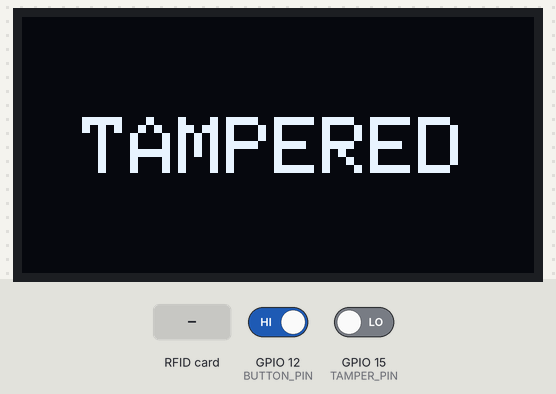
Simulated run of this sketch. Board: ESP32. Shown: 128×64 one-colour display. Inputs (shaded band) come from the test bench; at power-on: GPIO 12 (BUTTON_PIN) HIGH, GPIO 15 (TAMPER_PIN) LOW. What the sketch prints to the serial monitor is not drawn.

Above: at 1.3 s.
1.4 s: RFID card 5E 7A 19 C4 held to the reader
At 1.8 s:
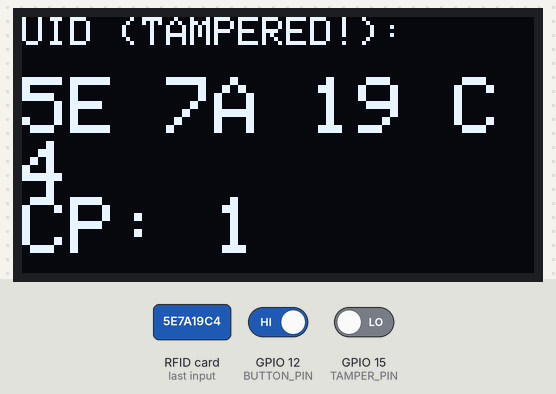
3.5 s: GPIO 12 (BUTTON_PIN) driven LOW and GPIO 15 (TAMPER_PIN) driven HIGH
At 4.3 s:
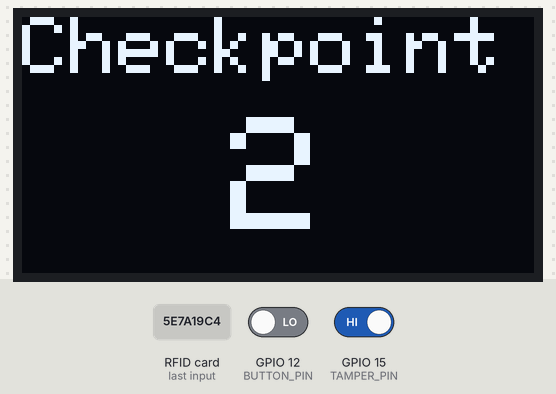
5.0 s: RFID card 5E 7A 19 C4 held to the reader
At 5.4 s:
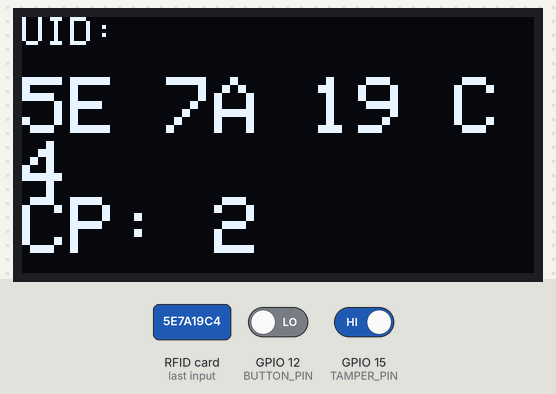
7.0 s: GPIO 15 (TAMPER_PIN) driven LOW
At 7.7 s:
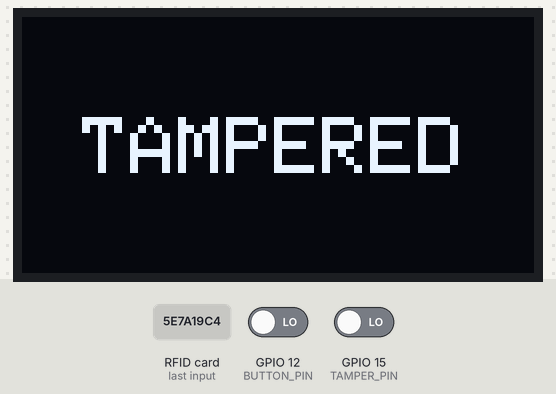
Timing chart, 0 to 9.5 s (numbered marks = the images above; inputs shaded):
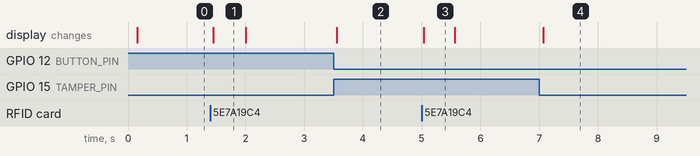

The sketch:

esp32_checkpoint.ino
```cpp
#include <SPI.h>
#include <MFRC522.h>
#include <Wire.h>
#include <Adafruit_GFX.h>
#include <Adafruit_SSD1306.h>

#define SS_PIN 5
#define RST_PIN 22

#define OLED_SDA 16
#define OLED_SCL 17

#define TAMPER_PIN 15
#define BUTTON_PIN 12
// Removed LED_PIN as requested

#define SCREEN_WIDTH 128
#define SCREEN_HEIGHT 64

MFRC522 rfid(SS_PIN, RST_PIN);
Adafruit_SSD1306 display(SCREEN_WIDTH, SCREEN_HEIGHT, &Wire, -1);

int checkpoint = 1;
bool lastButtonState = HIGH;

void showCheckpoint() {
  display.clearDisplay();
  display.setTextColor(SSD1306_WHITE);
  display.setTextSize(2);
  display.setCursor(0, 0);
  display.println("Checkpoint");
  display.setTextSize(4);
  display.setCursor(52, 25);
  display.println(checkpoint);
  display.display();
}

void setup() {
  Serial.begin(115200);

  pinMode(TAMPER_PIN, INPUT_PULLDOWN);
  pinMode(BUTTON_PIN, INPUT_PULLUP);

  SPI.begin();
  rfid.PCD_Init();

  Wire.begin(OLED_SDA, OLED_SCL);
  display.begin(SSD1306_SWITCHCAPVCC, 0x3C);

  showCheckpoint();
}

void loop() {
  bool isTampered = (digitalRead(TAMPER_PIN) == LOW);

  // Handle Button Press
  bool buttonState = digitalRead(BUTTON_PIN);
  if (lastButtonState == HIGH && buttonState == LOW) {
    checkpoint++;
    if (checkpoint > 4)
      checkpoint = 1;

    // Only show checkpoint if not tampered
    if (!isTampered) {
      showCheckpoint();
    }
    delay(250);
  }
  lastButtonState = buttonState;

  // Read RFID Card
  if (!rfid.PICC_IsNewCardPresent() || !rfid.PICC_ReadCardSerial()) {
    // Continuous Display Update if no card is actively being scanned
    if (isTampered) {
      display.clearDisplay();
      display.setTextColor(SSD1306_WHITE);
      display.setTextSize(2);
      display.setCursor(15, 25);
      display.println("TAMPERED");
      display.display();
    } else {
      // Small optimization: normally you wouldn't redraw every loop,
      // but it's fine for this demo if we just keep showing the checkpoint
      // when not tampered.
    }
    return;
  }

  // Card is present! Read UID
  String uid = "";
  for (byte i = 0; i < rfid.uid.size; i++) {
    if (rfid.uid.uidByte[i] < 0x10)
      uid += "0";
    uid += String(rfid.uid.uidByte[i], HEX);
    if (i < rfid.uid.size - 1)
      uid += " ";
  }
  uid.toUpperCase();

  // Print format: UID, Checkpoint, TamperStatus
  // e.g., A1 B2 C3 D4, 2, 1
  Serial.print(uid);
  Serial.print(", ");
  Serial.print(checkpoint);
  Serial.print(", ");
  Serial.println(isTampered ? "1" : "0");

  // Show scan result on OLED
  display.clearDisplay();
  display.setTextColor(SSD1306_WHITE);
  display.setTextSize(1);
  display.setCursor(0, 0);
  display.println(isTampered ? "UID (TAMPERED!):" : "UID:");
  display.setTextSize(2);
  display.setCursor(0, 15);
  display.println(uid);
  display.setCursor(0, 45);
  display.print("CP: ");
  display.println(checkpoint);
  display.display();

  rfid.PICC_HaltA();
  rfid.PCD_StopCrypto1();

  delay(500);

  // Re-draw normal checkpoint screen after scan if not tampered
  if (!isTampered) {
    showCheckpoint();
  }
}
```

Measured:
- after the input at 1.4 s, the display: changes after 0.05 s (image 1)
- after the input at 3.5 s, the display: changes after 0.05 s (image 2)
- after the input at 5.0 s, the display: changes at once (image 3)
- after the input at 7.0 s, the display: changes after 0.07 s (image 4)
- what the display in image 1 shows lasts 0.5 s, from 1.5 s to 2.0 s
- what the display in image 3 shows lasts 0.6 s, from 5.0 s to 5.6 s
